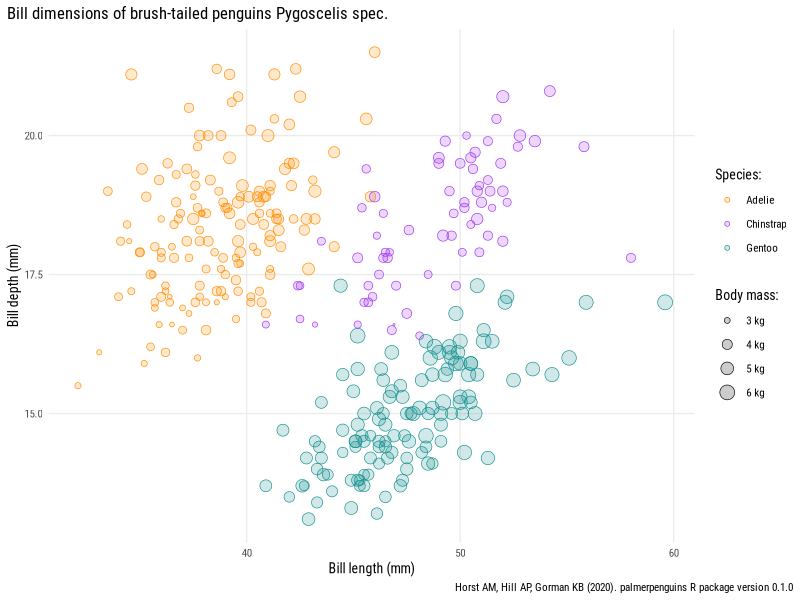
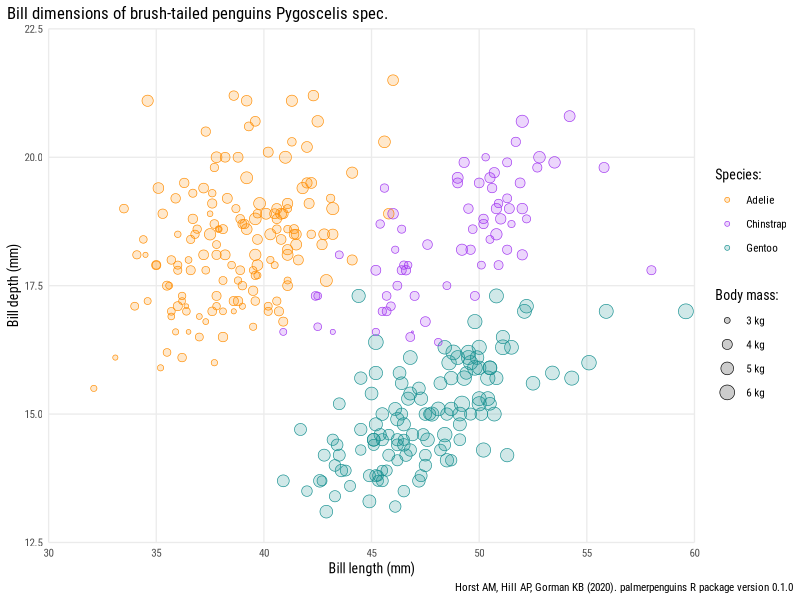
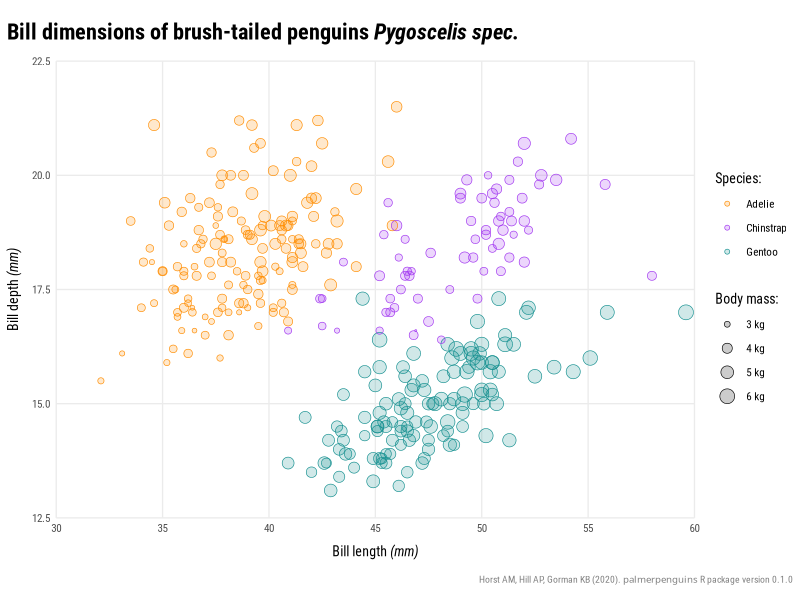
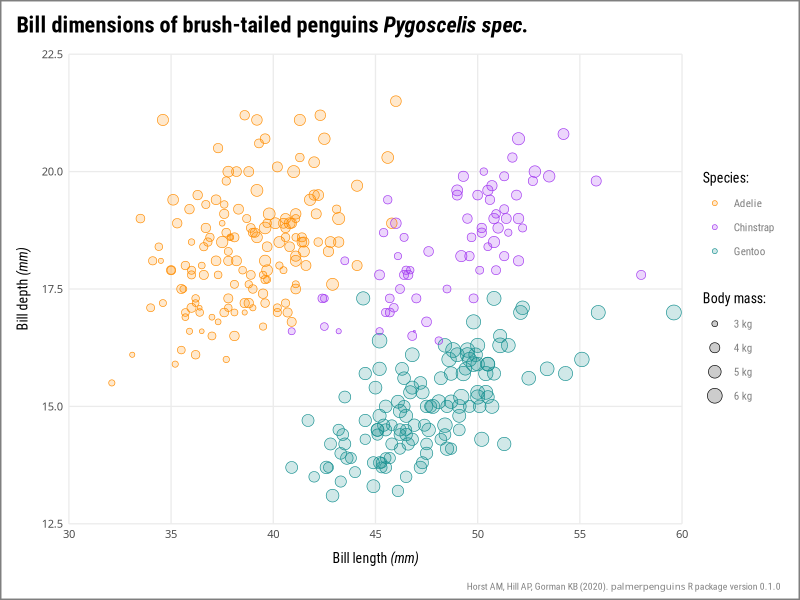
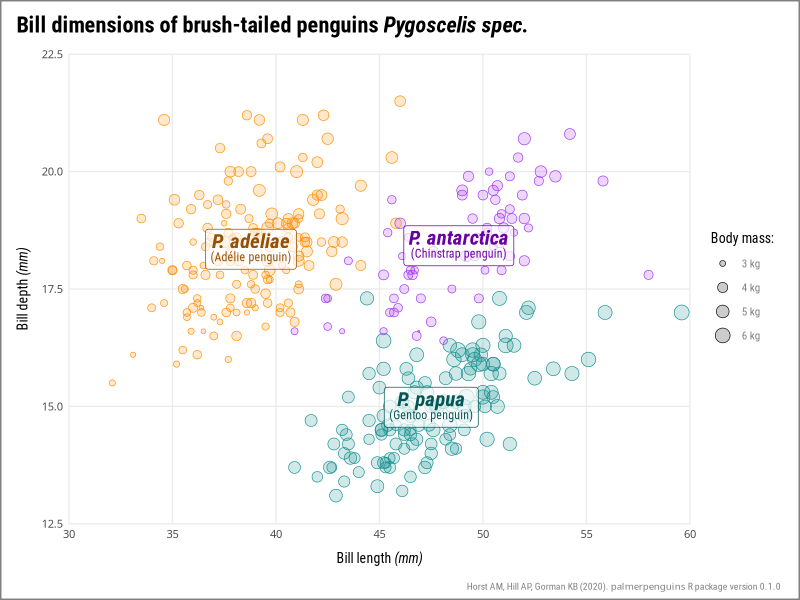
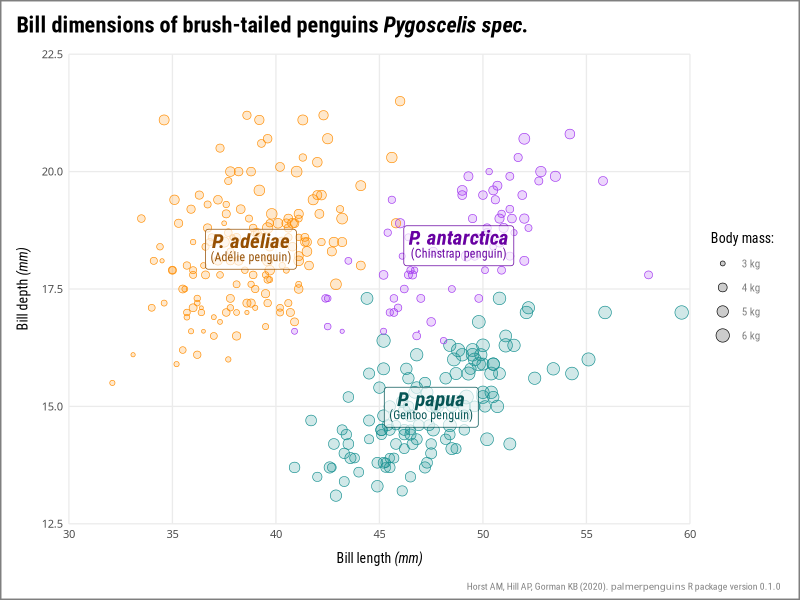

Write R code to recreate these figures, in order. (Note: this script raises an error after producing the figures.)
## ---- chunk 1
#| label: preparation
library(tidyverse)

# install.packages("palmerpenguins")
library(palmerpenguins)

## inspect data
penguins

glimpse(penguins)
unique(penguins$species)
## ---- chunk 2
#| label: plot

p1 <- 
ggplot(penguins, aes(x = bill_length_mm, y = bill_depth_mm,
                     color = species, size = body_mass_g)) +
 geom_point(alpha = .2, stroke = .3) +
  geom_point(shape = 1, stroke = .3) + # add extra crisp stroke
  labs(
    x = "Bill length (mm)",
    y = "Bill depth (mm)",
    title = "Bill dimensions of brush-tailed penguins Pygoscelis spec.",
    caption = "Horst AM, Hill AP, Gorman KB (2020). palmerpenguins R package version 0.1.0"
  ) +
  theme_minimal(base_size = 10, base_family = "Roboto Condensed") +
  theme(
    plot.title.position = "plot",
    plot.caption.position = "plot",
    panel.grid.minor = element_blank()
  )
## ---- chunk 3
#| label: Plot scales

p2 <- p1 +
  scale_color_manual(
    name = "Species:",
    values = c("#FF8C00", "#A034F0", "#159090")
  ) +
  scale_size(
    name = "Body mass:",
    breaks = 3:6 * 1000,
    labels = function(x) paste(x / 1000, "kg"),
    range = c(.5, 5)
  )

p2
## ---- chunk 4
#| label: Axis
p3 <-
p2 +
  coord_cartesian(
    expand = FALSE,
    clip = "off"
  ) +
  scale_x_continuous(
    limits = c(30, 60),
    breaks = 6:12*5,
    expand = c(0, 0)
  ) +
  scale_y_continuous(
    limits = c(12.5, 22.5),
    breaks = seq(12.5, 22.5, by = 2.5),
    expand = c(0, 0)
  )

p3
## ---- chunk 5
#| label: Format labels and theme

library(ggtext)

p4 <- p3 +
  labs(
    x = "Bill length *(mm)*",
    y = "Bill depth *(mm)*",
    title = "Bill dimensions of brush-tailed penguins *Pygoscelis spec.*",
    caption = "Horst AM, Hill AP, Gorman KB (2020). <span style='font-family:tabular;'>palmerpenguins</span> R package version 0.1.0"
  ) +
  theme(
    plot.title = element_markdown(
      face = "bold", size = 16, margin = margin(12, 0, 12, 0)
    ),
    plot.caption = element_markdown(
      size = 7, color = "grey50", margin = margin(12, 0, 6, 0)
    ),
    axis.title.x = element_markdown(margin = margin(t = 8)),
    axis.title.y = element_markdown(margin = margin(r = 8))
  )

p4

p5 <- p4 +
  theme(
    axis.text = element_text(family = "Tabular"),
    legend.text = element_text(color = "grey50"),
    plot.margin = margin(0, 14, 0, 12),
    plot.background = element_rect(fill = NA, color = "grey50", size = 1)
  )

p5

## ---- chunk 6
#| label: Create summary data

penguins_labs <-
  penguins %>%
  group_by(species) %>%
  summarize(across(starts_with("bill"), ~ mean(.x, na.rm = TRUE))) %>%
  mutate(
    species_lab = case_when(
      species == "Adelie" ~ "<b style='font-size:15pt;'>*P. adéliae*</b><br>(Adélie penguin)",
      species == "Chinstrap" ~ "<b style='font-size:15pt;'>*P. antarctica*</b><br>(Chinstrap penguin)",
      species == "Gentoo" ~ "<b style='font-size:15pt;'>*P. papua*</b><br>(Gentoo penguin)"
    )
  )

penguins_labs
## ---- chunk 7
#| label: Custom annotations

p5 +
  geom_richtext(
    data = penguins_labs,
    aes(label = species_lab,
        color = species,
        color = after_scale(colorspace::darken(color, .4))),
    family = "Roboto Condensed",
    size = 3, lineheight = .8,
    fill = "#ffffffab", ## hex-alpha code
    show.legend = FALSE
  ) +
  scale_color_manual(
    guide = "none",
    values = c("#FF8C00", "#A034F0", "#159090")
  )
## ---- chunk 8
#| label: Full code

library(tidyverse)
library(palmerpenguins)
library(ggtext)

penguins_labs <-
  penguins %>%
  group_by(species) %>%
  summarize(across(starts_with("bill"), ~ mean(.x, na.rm = TRUE))) %>%
  mutate(
    species_lab = case_when(
      species == "Adelie" ~ "<b style='font-size:15pt;'>*P. adéliae*</b><br>(Adélie penguin)",
      species == "Chinstrap" ~ "<b style='font-size:15pt;'>*P. antarctica*</b><br>(Chinstrap penguin)",
      species == "Gentoo" ~ "<b style='font-size:15pt;'>*P. papua*</b><br>(Gentoo penguin)"
    )
  )

ggplot(
    penguins,
    aes(x = bill_length_mm, y = bill_depth_mm,
        color = species, size = body_mass_g)
  ) +
  geom_point(alpha = .2, stroke = .3) +
  geom_point(shape = 1, stroke = .3) +
  geom_richtext(
    data = penguins_labs,
    aes(label = species_lab,
        color = species,
        color = after_scale(colorspace::darken(color, .4))),
    family = "Roboto Condensed",
    size = 3, lineheight = .8,
    fill = "#ffffffab", ## hex-alpha code
    show.legend = FALSE
  ) +
  coord_cartesian(
    expand = FALSE,
    clip = "off"
  )  +
  scale_x_continuous(
    limits = c(30, 60),
    breaks = 6:12*5
  ) +
  scale_y_continuous(
    limits = c(12.5, 22.5),
    breaks = seq(12.5, 22.5, by = 2.5)
  ) +
  scale_color_manual(
    guide = "none",
    values = c("#FF8C00", "#A034F0", "#159090")
  ) +
  scale_size(
    name = "Body mass:",
    breaks = 3:6 * 1000,
    labels = function(x) paste(x / 1000, "kg"),
    range = c(.25, 4.5)
  ) +
  labs(
    x = "Bill length *(mm)*",
    y = "Bill depth *(mm)*",
    title = "Bill dimensions of brush-tailed penguins *Pygoscelis spec.*",
    caption = "Horst AM, Hill AP, Gorman KB (2020). <span style='font-family:tabular;'>palmerpenguins</span> R package version 0.1.0"
  ) +
  theme_minimal(
    base_size = 10, base_family = "Roboto Condensed"
  ) +
  theme(
    plot.title = element_markdown(
      face = "bold", size = 16, margin = margin(12, 0, 12, 0)
    ),
    plot.title.position = "plot",
    plot.caption = element_markdown(
      size = 7, color = "grey50",
      margin = margin(12, 0, 6, 0)
    ),
    plot.caption.position = "plot",
    axis.text = element_text(family = "Tabular"),
    axis.title.x = element_markdown(margin = margin(t = 8)),
    axis.title.y = element_markdown(margin = margin(r = 8)),
    panel.grid.minor = element_blank(),
    legend.text = element_text(color = "grey50"),
    plot.margin = margin(0, 14, 0, 12),
    plot.background = element_rect(fill = NA, color = "grey50", size = 1)
  )
## ---- chunk 9
#| label: i-am-done-what-now
#| echo: false
knitr::include_graphics("img/exercise-what-now-sd.png")
